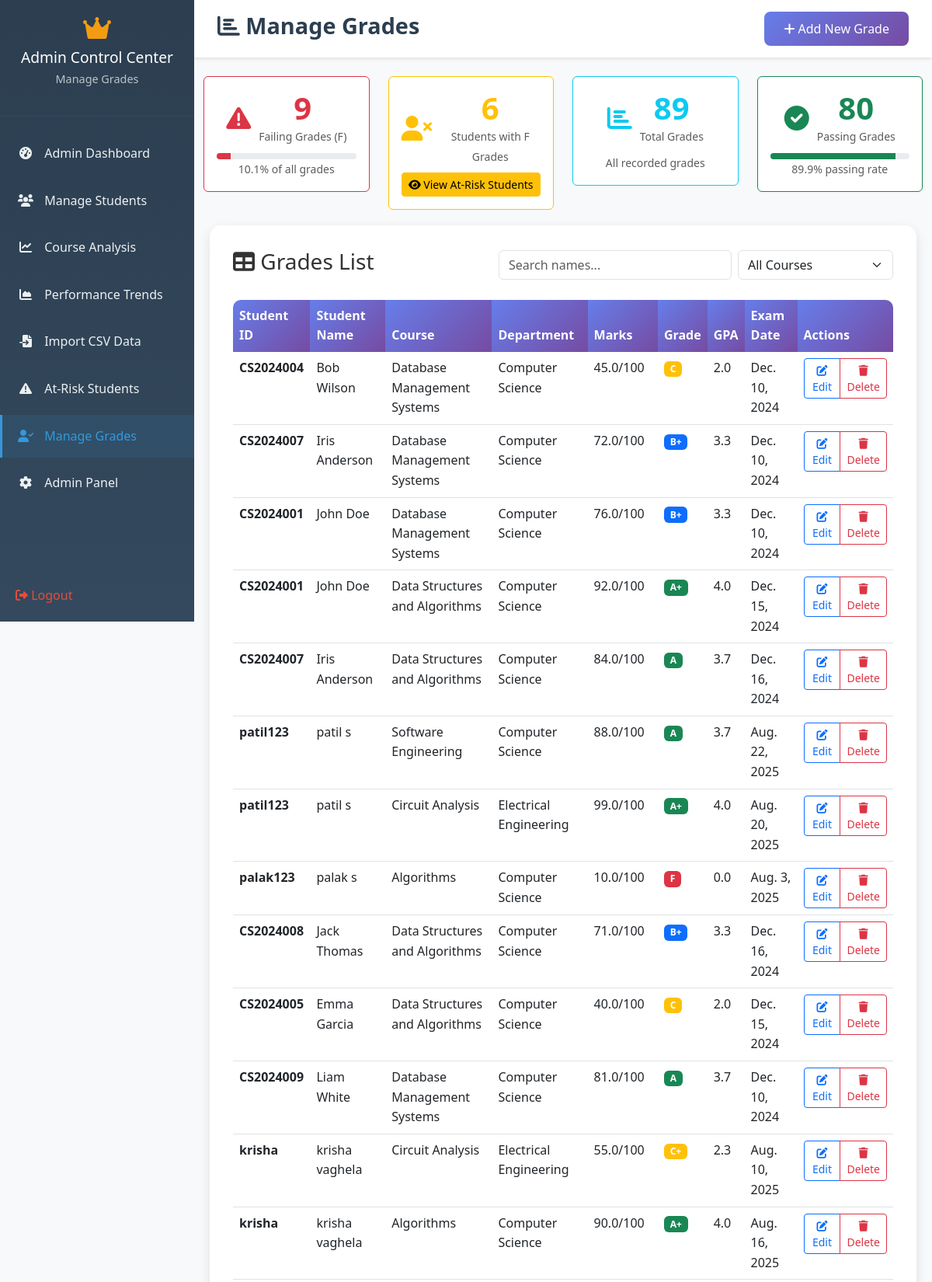
The page /manage-grades/ (signed in, upper part) on the database its author committed.
### sms/models.py (models this page shows, shortened)
class Grade(models.Model):
    GRADE_CHOICES = (
        ('A+', 'A+ (90-100)'),
        ('A', 'A (80-89)'),
        ('B+', 'B+ (70-79)'),
        ('B', 'B (60-69)'),
        ('C+', 'C+ (50-59)'),
        ('C', 'C (40-49)'),
        ('F', 'F (0-39)'),
    )
    student = models.ForeignKey(Student, on_delete=models.CASCADE, related_name='grades')
    course = models.ForeignKey(Course, on_delete=models.CASCADE, related_name='grades')
    marks_obtained = models.FloatField(validators=[MinValueValidator(0)])
    grade = models.CharField(max_length=2, choices=GRADE_CHOICES, blank=True)
    gpa = models.FloatField(blank=True, null=True, validators=[MinValueValidator(0), MaxValueValidator(4)])
    remarks = models.TextField(blank=True, null=True)
    exam_date = models.DateField(blank=True, null=True)
    created_at = models.DateTimeField(auto_now_add=True)
    updated_at = models.DateTimeField(auto_now=True)
    class Meta:
        unique_together = ['student', 'course']
        ordering = ['-created_at']

class Student(models.Model):
    YEAR_CHOICES = (
        ('1', 'First Year'),
        ('2', 'Second Year'),
        ('3', 'Third Year'),
        ('4', 'Fourth Year'),
    )
    user = models.OneToOneField(User, on_delete=models.CASCADE, related_name='student_profile')
    student_id = models.CharField(max_length=20, unique=True)
    department = models.ForeignKey(Department, on_delete=models.CASCADE, related_name='students')
    year = models.CharField(max_length=1, choices=YEAR_CHOICES, default='1')
    enrollment_date = models.DateField()
    date_of_birth = models.DateField(blank=True, null=True)
    parent_name = models.CharField(max_length=100, blank=True, null=True)
    parent_phone = models.CharField(max_length=15, blank=True, null=True)
    emergency_contact = models.CharField(max_length=15, blank=True, null=True)
    is_active = models.BooleanField(default=True)
    created_at = models.DateTimeField(auto_now_add=True)
    updated_at = models.DateTimeField(auto_now=True)
    class Meta:
        ordering = ['student_id']

class User(AbstractUser):
    USER_TYPE_CHOICES = (
        ('admin', 'Admin'),
        ('student', 'Student'),
    )
    user_type = models.CharField(max_length=10, choices=USER_TYPE_CHOICES, default='student')
    phone = models.CharField(max_length=15, blank=True, null=True)
    address = models.TextField(blank=True, null=True)
    profile_picture = models.ImageField(upload_to='profile_pics/', blank=True, null=True)
    created_at = models.DateTimeField(auto_now_add=True)
    updated_at = models.DateTimeField(auto_now=True)

class Course(models.Model):
    SEMESTER_CHOICES = (
        ('1', 'Semester 1'),
        ('2', 'Semester 2'),
    )
    subject = models.ForeignKey(Subject, on_delete=models.CASCADE, related_name='courses')
    year = models.CharField(max_length=1, choices=Student.YEAR_CHOICES)
    semester = models.CharField(max_length=1, choices=SEMESTER_CHOICES)
    academic_year = models.CharField(max_length=9, help_text="e.g., 2023-2024")
    instructor = models.CharField(max_length=100, blank=True, null=True)
    max_marks = models.IntegerField(default=100, validators=[MinValueValidator(1)])
    created_at = models.DateTimeField(auto_now_add=True)
    updated_at = models.DateTimeField(auto_now=True)
    class Meta:
        unique_together = ['subject', 'year', 'semester', 'academic_year']
        ordering = ['year', 'semester', 'subject__name']

class Subject(models.Model):
    name = models.CharField(max_length=100)
    code = models.CharField(max_length=10, unique=True)
    credits = models.IntegerField(default=3, validators=[MinValueValidator(1), MaxValueValidator(6)])
    department = models.ForeignKey(Department, on_delete=models.CASCADE, related_name='subjects')
    description = models.TextField(blank=True, null=True)
    created_at = models.DateTimeField(auto_now_add=True)
    updated_at = models.DateTimeField(auto_now=True)
    class Meta:
        ordering = ['name']

class Department(models.Model):
    name = models.CharField(max_length=100, unique=True)
    code = models.CharField(max_length=10, unique=True)
    description = models.TextField(blank=True, null=True)
    head_of_department = models.CharField(max_length=100, blank=True, null=True)
    created_at = models.DateTimeField(auto_now_add=True)
    updated_at = models.DateTimeField(auto_now=True)
    class Meta:
        ordering = ['name']

### sms/views.py (the view)
# urls.py: path('manage-grades/', views.manage_grades, name='manage_grades'),
@login_required
def manage_grades(request):
    if request.user.user_type != 'admin':
        messages.error(request, 'Access denied. Admin privileges required.')
        return redirect('sms:login')
    grades = Grade.objects.select_related('student__user', 'course__subject', 'course__subject__department').all()
    students = Student.objects.select_related('user', 'department').filter(is_active=True)
    courses = Course.objects.select_related('subject', 'subject__department').all()
    total_grades_count = grades.count()
    a_grades = grades.filter(gpa__gte=3.7)
    a_grades_count = a_grades.count()
    failing_grades = grades.filter(grade='F')
    failing_grades_count = failing_grades.count()
    failing_students_count = failing_grades.values('student').distinct().count()
    failing_percentage = (failing_grades_count / total_grades_count * 100) if total_grades_count > 0 else 0
    passing_grades_count = total_grades_count - failing_grades_count
    passing_percentage = 100 - failing_percentage
    a_grades_percentage = (a_grades_count / total_grades_count * 100) if total_grades_count > 0 else 0
    avg_gpa = grades.aggregate(avg_gpa=Avg('gpa'))['avg_gpa'] or 0
    context = {
        'grades': grades,
        'students': students,
        'courses': courses,
        'total_grades_count': total_grades_count,
        'a_grades_count': a_grades_count,
        'a_grades_percentage': round(a_grades_percentage, 1),
        'failing_grades_count': failing_grades_count,
        'failing_students_count': failing_students_count,
        'passing_grades_count': passing_grades_count,
        'failing_percentage': round(failing_percentage, 1),
        'passing_percentage': round(passing_percentage, 1),
        'avg_gpa': round(avg_gpa, 2),
    }
    return render(request, 'sms/manage_grades.html', context)

### templates/sms/manage_grades.html (shortened to what this page needs)
{% extends 'base.html' %} {% load static %}  {% block content %}
<div class="admin-sidebar">
  <div class="sidebar-header">
    <i
      class="fas fa-crown"
      style="color: #f39c12; font-size: 2rem; margin-bottom: 10px"
    ></i>
    <h3>Admin Control Center</h3>
    <p>Manage Grades</p>
  </div>
  <ul class="sidebar-menu">
    <li>
      <a href="{% url 'sms:admin_dashboard' %}">
        <i class="fas fa-tachometer-alt"></i> Admin Dashboard
      </a>
    </li>
    <li>
      <a href="{% url 'sms:manage_students' %}">
        <i class="fas fa-users"></i> Manage Students
      </a>
    </li>
    <li>
      <a href="{% url 'sms:course_analysis' %}">
        <i class="fas fa-chart-line"></i> Course Analysis
      </a>
    </li>
    <li>
      <a href="{% url 'sms:performance_trends' %}">
        <i class="fas fa-chart-area"></i> Performance Trends
      </a>
    </li>
    <li>
      <a href="{% url 'sms:import_csv_data' %}">
        <i class="fas fa-file-import"></i> Import CSV Data
      </a>
    </li>
    <li>
      <a href="{% url 'sms:at_risk_students' %}">
        <i class="fas fa-exclamation-triangle"></i> At-Risk Students
      </a>
    </li>
    <li>
      <a href="{% url 'sms:manage_grades' %}" class="active">
        <i class="fas fa-user-check"></i> Manage Grades
      </a>
    </li>
    <li>
      <a href="{% url 'sms:admin_panel' %}">
        <i class="fas fa-cog"></i> Admin Panel
      </a>
    </li>
  </ul>
  <div style="position: absolute; bottom: 20px; left: 20px; right: 20px">
    <a
      href="{% url 'sms:logout' %}"
      style="color: #e74c3c; text-decoration: none"
    >
      <i class="fas fa-sign-out-alt"></i> Logout
    </a>
  </div>
</div>
<div class="main-content">
  <div class="top-navbar">
    <h1><i class="fas fa-chart-bar"></i> Manage Grades</h1>
    <div class="user-info">
      <a href="{% url 'sms:add_grade' %}" class="btn btn-primary">
        <i class="fas fa-plus"></i> Add New Grade
      </a>
    </div>
  </div>
  <div class="container mt-4">
    <div class="row">
      <div class="col-md-3">
        <div class="card border-danger">
          <div class="card-body text-center">
            <div class="d-flex align-items-center justify-content-center mb-2">
              <i
                class="fas fa-exclamation-triangle text-danger"
                style="font-size: 2rem; margin-right: 10px"
              ></i>
              <div>
                <h2
                  class="text-danger mb-0"
                  style="font-size: 2.5rem; font-weight: bold"
                >
                  {{ failing_grades_count }}
                </h2>
                <small class="text-muted">Failing Grades (F)</small>
              </div>
            </div>
            <div class="progress" style="height: 8px">
              <div
                class="progress-bar bg-danger"
                role="progressbar"
                style="width: {{ failing_percentage }}%"
              ></div>
            </div>
            <small class="text-muted"
              >{{ failing_percentage }}% of all grades</small
            >
          </div>
        </div>
      </div>
      <div class="col-md-3">
        <div class="card border-warning">
          <div class="card-body text-center">
            <div class="d-flex align-items-center justify-content-center mb-2">
              <i
                class="fas fa-user-times text-warning"
                style="font-size: 2rem; margin-right: 10px"
              ></i>
              <div>
                <h2
                  class="text-warning mb-0"
                  style="font-size: 2.5rem; font-weight: bold"
                >
                  {{ failing_students_count }}
                </h2>
                <small class="text-muted">Students with F Grades</small>
              </div>
            </div>
            <div class="mt-2">
              <a
                href="{% url 'sms:at_risk_students' %}"
                class="btn btn-warning btn-sm"
              >
                <i class="fas fa-eye"></i> View At-Risk Students
              </a>
            </div>
          </div>
        </div>
      </div>
      <div class="col-md-3">
        <div class="card border-info">
          <div class="card-body text-center">
            <div class="d-flex align-items-center justify-content-center mb-2">
              <i
                class="fas fa-chart-bar text-info"
                style="font-size: 2rem; margin-right: 10px"
              ></i>
              <div>
                <h2
                  class="text-info mb-0"
                  style="font-size: 2.5rem; font-weight: bold"
                >
                  {{ total_grades_count }}
                </h2>
                <small class="text-muted">Total Grades</small>
              </div>
            </div>
            <div class="mt-2">
              <small class="text-muted">All recorded grades</small>
            </div>
          </div>
        </div>
      </div>
      <div class="col-md-3">
        <div class="card border-success">
          <div class="card-body text-center">
            <div class="d-flex align-items-center justify-content-center mb-2">
              <i
                class="fas fa-check-circle text-success"
                style="font-size: 2rem; margin-right: 10px"
              ></i>
              <div>
                <h2
                  class="text-success mb-0"
                  style="font-size: 2.5rem; font-weight: bold"
                >
                  {{ passing_grades_count }}
                </h2>
                <small class="text-muted">Passing Grades</small>
              </div>
            </div>
            <div class="progress" style="height: 8px">
              <div
                class="progress-bar bg-success"
                role="progressbar"
                style="width: {{ passing_percentage }}%"
              ></div>
            </div>
            <small class="text-muted"
              >{{ passing_percentage }}% passing rate</small
            >
          </div>
        </div>
      </div>
    </div>
  </div>
  <div class="form-container">
    <div class="d-flex justify-content-between align-items-center mb-4">
      <h3><i class="fas fa-table"></i> Grades List</h3>
      <div class="d-flex gap-2">
        <input
          type="text"
          class="form-control"
          placeholder="Search names..."
          id="searchInput"
          style="width: 300px"
        />
        <select class="form-select" id="courseFilter" style="width: 200px">
          <option value="">All Courses</option>
        </select>
      </div>
    </div>
    <div class="table-responsive">
      <table class="table table-hover" id="gradesTable">
        <thead>
          <tr>
            <th>Student ID</th>
            <th>Student Name</th>
            <th>Course</th>
            <th>Department</th>
            <th>Marks</th>
            <th>Grade</th>
            <th>GPA</th>
            <th>Exam Date</th>
            <th>Actions</th>
          </tr>
        </thead>
        <tbody>
          {% for grade in grades %}
          <tr>
            <td><strong>{{ grade.student.student_id }}</strong></td>
            <td>{{ grade.student.user.get_full_name }}</td>
            <td>{{ grade.course.subject.name }}</td>
            <td>{{ grade.course.subject.department.name }}</td>
            <td>{{ grade.marks_obtained }}/{{ grade.course.max_marks }}</td>
            <td>
              <span
                class="badge bg-{% if grade.grade == 'A+' or grade.grade == 'A' %}success{% elif grade.grade == 'B+' or grade.grade == 'B' %}primary{% elif grade.grade == 'C+' or grade.grade == 'C' %}warning{% else %}danger{% endif %}"
              >
                {{ grade.grade }}
              </span>
            </td>
            <td>{{ grade.gpa }}</td>
            <td>{{ grade.exam_date|default:"N/A" }}</td>
            <td>
              <div class="btn-group" role="group">
                <a
                  href="{% url 'sms:edit_grade' grade.id %}"
                  class="btn btn-sm btn-outline-primary"
                >
                  <i class="fas fa-edit"></i> Edit
                </a>
                <a
                  href="{% url 'sms:delete_grade' grade.id %}"
                  class="btn btn-sm btn-outline-danger"
                >
                  <i class="fas fa-trash"></i> Delete
                </a>
              </div>
            </td>
          </tr>
          {% empty %}
          <tr>
            <td colspan="9" class="text-center">No grades found.</td>
          </tr>
          {% endfor %}
        </tbody>
      </table>
    </div>
  </div>
</div>
{% endblock %}

### rows shown on the page
Grade: student.student_id "CS2024004", student.user.get_full_name "Bob Wilson", course.subject.name "Database Management Systems", course.subject.department.name "Computer Science", marks_obtained "45.0", course.max_marks "100", grade "C", gpa "2.0", exam_date "Dec. 10, 2024"
Grade: student.student_id "CS2024007", student.user.get_full_name "Iris Anderson", course.subject.name "Database Management Systems", course.subject.department.name "Computer Science", marks_obtained "72.0", course.max_marks "100", grade "B+", gpa "3.3", exam_date "Dec. 10, 2024"
Grade: student.student_id "CS2024001", student.user.get_full_name "John Doe", course.subject.name "Database Management Systems", course.subject.department.name "Computer Science", marks_obtained "76.0", course.max_marks "100", grade "B+", gpa "3.3", exam_date "Dec. 10, 2024"
Grade: student.student_id "CS2024001", student.user.get_full_name "John Doe", course.subject.name "Data Structures and Algorithms", course.subject.department.name "Computer Science", marks_obtained "92.0", course.max_marks "100", grade "A+", gpa "4.0", exam_date "Dec. 15, 2024"
Grade: student.student_id "CS2024007", student.user.get_full_name "Iris Anderson", course.subject.name "Data Structures and Algorithms", course.subject.department.name "Computer Science", marks_obtained "84.0", course.max_marks "100", grade "A", gpa "3.7", exam_date "Dec. 16, 2024"
Grade: student.student_id "patil123", student.user.get_full_name "patil s", course.subject.name "Software Engineering", course.subject.department.name "Computer Science", marks_obtained "88.0", course.max_marks "100", grade "A", gpa "3.7", exam_date "Aug. 22, 2025"
Grade: student.student_id "patil123", student.user.get_full_name "patil s", course.subject.name "Circuit Analysis", course.subject.department.name "Electrical Engineering", marks_obtained "99.0", course.max_marks "100", grade "A+", gpa "4.0", exam_date "Aug. 20, 2025"
Grade: student.student_id "palak123", student.user.get_full_name "palak s", course.subject.name "Algorithms", course.subject.department.name "Computer Science", marks_obtained "10.0", course.max_marks "100", grade "F", gpa "0.0", exam_date "Aug. 3, 2025"
Grade: student.student_id "CS2024008", student.user.get_full_name "Jack Thomas", course.subject.name "Data Structures and Algorithms", course.subject.department.name "Computer Science", marks_obtained "71.0", course.max_marks "100", grade "B+", gpa "3.3", exam_date "Dec. 16, 2024"
Grade: student.student_id "CS2024005", student.user.get_full_name "Emma Garcia", course.subject.name "Data Structures and Algorithms", course.subject.department.name "Computer Science", marks_obtained "40.0", course.max_marks "100", grade "C", gpa "2.0", exam_date "Dec. 15, 2024"
Grade: student.student_id "CS2024009", student.user.get_full_name "Liam White", course.subject.name "Database Management Systems", course.subject.department.name "Computer Science", marks_obtained "81.0", course.max_marks "100", grade "A", gpa "3.7", exam_date "Dec. 10, 2024"
Grade: student.student_id "krisha", student.user.get_full_name "krisha vaghela", course.subject.name "Circuit Analysis", course.subject.department.name "Electrical Engineering", marks_obtained "55.0", course.max_marks "100", grade "C+", gpa "2.3", exam_date "Aug. 10, 2025"
Grade: student.student_id "krisha", student.user.get_full_name "krisha vaghela", course.subject.name "Algorithms", course.subject.department.name "Computer Science", marks_obtained "90.0", course.max_marks "100", grade "A+", gpa "4.0", exam_date "Aug. 16, 2025"

### other values the page prints
{{ failing_grades_count }} "9"
{{ failing_percentage }} "10.1"
{{ failing_students_count }} "6"
{{ total_grades_count }} "89"
{{ passing_grades_count }} "80"
{{ passing_percentage }} "89.9"
